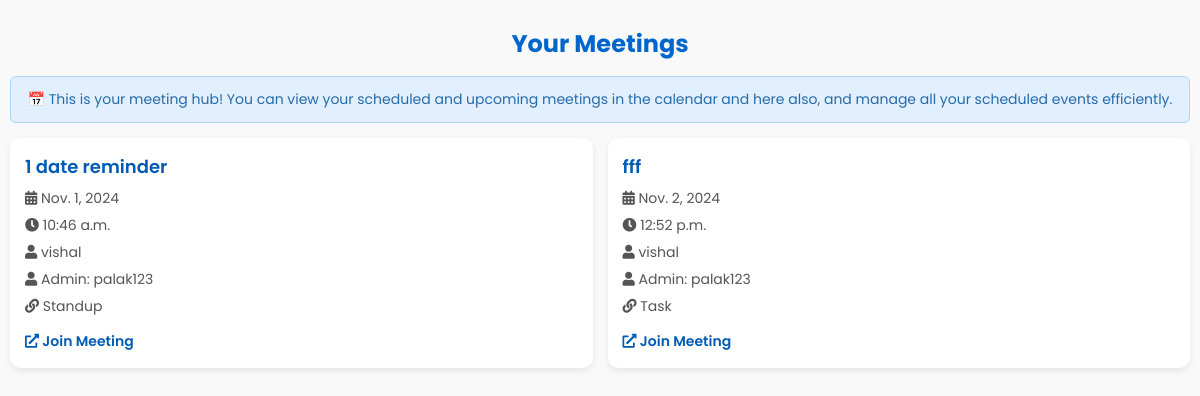
Page /meet/user_meetings/ (signed in) on the earlier database version.
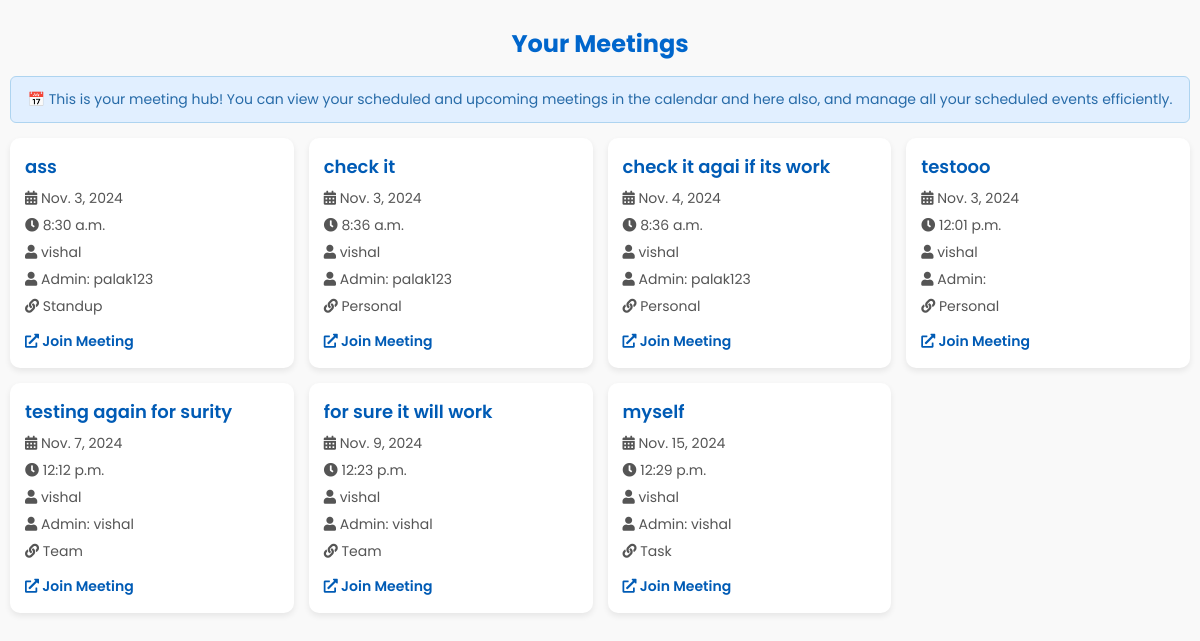
Same page on the later database version.
### meet/models.py (models this page shows, shortened)
class Meeting(models.Model):
    title = models.CharField(max_length=100, null=True)
    date = models.DateField(null=True)
    time = models.TimeField(null=True)
    meeting_link=models.TextField(null=True)
    meeting_type=models.CharField(max_length=100, choices=(('Task','Task'),('Standup','Standup'),('Personal','Personal'),('Team','Team')), null=True)
    user = models.ForeignKey(User, on_delete=models.CASCADE, null=True)
    admin = models.ForeignKey(User, related_name='admin_user', on_delete=models.CASCADE, null=True)

### meet/views.py (the view)
# urls.py: path('user_meetings/',user_meetings, name='user_meetings'),
def user_meetings(request):
    meetings=Meeting.objects.filter(user=request.user)
    return render(request,'meet/user_meetings.html',{'meetings':meetings})

### meet/templates/meet/user_meetings.html (shortened to what this page needs)
<!DOCTYPE html>
<html lang="en">
<head>
    <link rel="stylesheet" href="https://cdnjs.cloudflare.com/ajax/libs/font-awesome/5.15.4/css/all.min.css">
</head>
<body>
    <h1>Your Meetings</h1>
    <div class="alert">
        📅 This is your meeting hub! You can view your scheduled and upcoming meetings in the calendar and here also, and manage all your scheduled events efficiently.
    </div>
    <div class="meetings-container">
        {% for meeting in meetings %}
            <div class="meeting-card">
                <div class="meeting-title">{{ meeting.title }}</div>
                <div class="meeting-details"><i class="fas fa-calendar-alt"></i> {{ meeting.date }}</div>
                <div class="meeting-details"><i class="fas fa-clock"></i> {{ meeting.time }}</div>
                <div class="meeting-details"><i class="fas fa-user"></i> {{ meeting.user.username }}</div>
                <div class="meeting-details"><i class="fas fa-user"></i> Admin: {{ meeting.admin.username }}</div>
                <div class="meeting-details"><i class="fas fa-link"></i> {{ meeting.meeting_type }}</div>
                <a href="{{ meeting.meeting_link }}" class="meeting-link"><i class="fas fa-external-link-alt"></i> Join Meeting</a>
            </div>
        {% empty %}
            <div class="meeting-card">
                <p>No meetings scheduled.</p>
            </div>
        {% endfor %}
    </div>
</body>
</html>

### meet/templates/meet/user_meetings.html (style rules this page uses)
body { font-family: 'Poppins', sans-serif; background-color: #f9f9f9; color: #333; margin: 0; padding: 10px; }
h1 { font-size: 24px; text-align: center; color: #0066cc; margin-bottom: 15px; }
.alert { background-color: #e1efff; color: #276ba8; padding: 12px; border-radius: 6px; margin-bottom: 15px; border: 1px solid #aed4f0; font-size: 14px; text-align: center; }
.meetings-container { display: grid; grid-template-columns: repeat(auto-fit, minmax(250px, 1fr)); gap: 15px; margin-top: 15px; }
.meeting-card { background-color: #fff; border-radius: 10px; box-shadow: 0 3px 6px rgba(0, 0, 0, 0.08); padding: 15px; transition: transform 0.25s ease-in-out; }
.meeting-title { font-size: 18px; font-weight: 600; color: #005bb5; margin-bottom: 8px; }
.meeting-details { font-size: 14px; margin-bottom: 6px; color: #555; }
.meeting-link { text-decoration: none; color: #005bb5; font-weight: 600; display: inline-block; font-size: 14px; margin-top: 8px; transition: color 0.25s ease-in-out; }

Differences in the rows shown:
removed Meeting: title "1 date reminder", date "Nov. 1, 2024", time "10:46 a.m.", user.username "vishal", admin.username "palak123", meeting_type "Standup"
removed Meeting: title "fff", date "Nov. 2, 2024", time "12:52 p.m.", user.username "vishal", admin.username "palak123", meeting_type "Task"
added Meeting: title "ass", date "Nov. 3, 2024", time "8:30 a.m.", user.username "vishal", admin.username "palak123", meeting_type "Standup"
added Meeting: title "check it", date "Nov. 3, 2024", time "8:36 a.m.", user.username "vishal", admin.username "palak123", meeting_type "Personal"
added Meeting: title "check it agai if its work", date "Nov. 4, 2024", time "8:36 a.m.", user.username "vishal", admin.username "palak123", meeting_type "Personal"
added Meeting: title "testooo", date "Nov. 3, 2024", time "12:01 p.m.", user.username "vishal", meeting_type "Personal"
added Meeting: title "testing again for surity", date "Nov. 7, 2024", time "12:12 p.m.", user.username "vishal", admin.username "vishal", meeting_type "Team"
added Meeting: title "for sure it will work", date "Nov. 9, 2024", time "12:23 p.m.", user.username "vishal", admin.username "vishal", meeting_type "Team"
added Meeting: title "myself", date "Nov. 15, 2024", time "12:29 p.m.", user.username "vishal", admin.username "vishal", meeting_type "Task"
